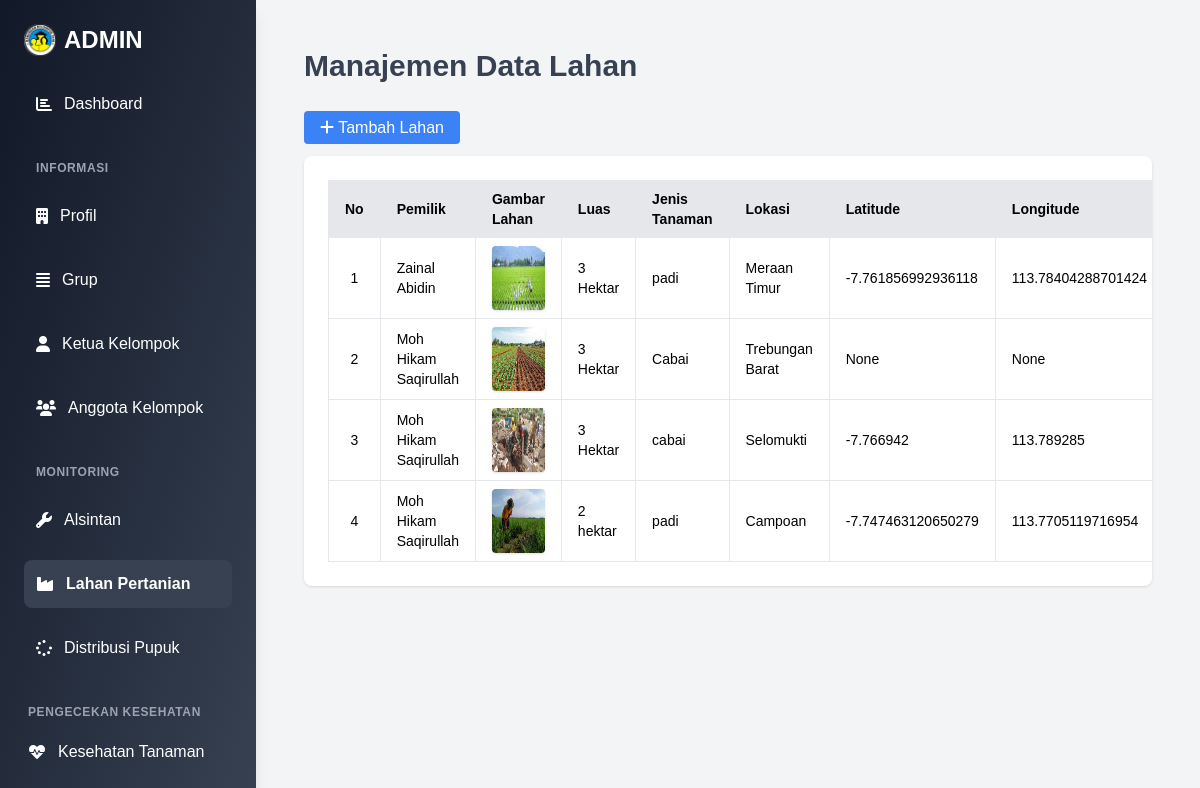
The app's page /administrator/lahan/, older data.
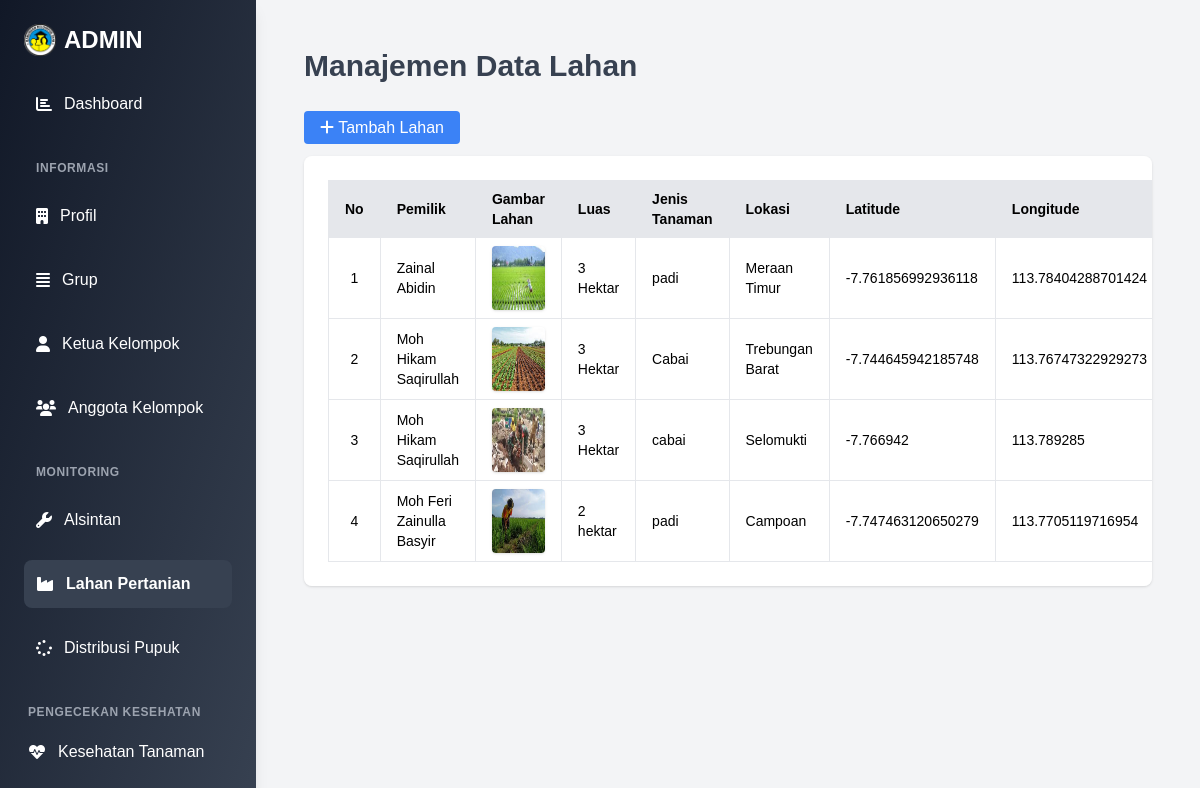
The same page, newer data.
### administrator/models.py (models this page shows, shortened)
class Lahan(models.Model):
    pemilik = models.ForeignKey(Petani, on_delete=models.CASCADE)
    gambar_lahan = models.ImageField(upload_to='gambar/lahan', blank=False, null=True)
    luas = models.CharField(max_length=20)
    jenis_tanaman = models.CharField(max_length=100)
    lokasi = models.CharField(max_length=100)
    latitude = models.FloatField(null=True, blank=True)
    longitude = models.FloatField(null=True, blank=True)
    tanggal_tanam = models.DateField(null=True, blank=True)
    tanggal_panen = models.DateField(null=True, blank=True)
    created_at = models.DateField(default=timezone.now)
    slug = models.SlugField(max_length=200,null=True,blank=True, unique=True)
    class Meta:
        verbose_name_plural ="Data Lahan"

class Petani(models.Model):
    grup = models.ForeignKey(Grup, on_delete=models.CASCADE, related_name='anggota')
    nama = models.CharField(max_length=100)
    nik = models.CharField(max_length=100, default="0000000000000000")
    no_hp = models.CharField(max_length=15)
    alamat = RichTextField(blank=True, null=True)
    created_at = models.DateField(default=timezone.now)
    slug = models.SlugField(max_length=200,null=True,blank=True, unique=True)
    class Meta:
        verbose_name_plural ="Data Petani"

### administrator/views.py (the view)
# urls.py: path('lahan/', views.lahanadmin, name='lahanadmin'),
def lahanadmin(request):
    lahan =  Lahan.objects.all()
    context = {
            "judul": "Data Lahan",
            "menu":"lahan",
            "lahan_list":lahan,
        }
    return render(request, 'lahanadmin.html', context)

### administrator/templates/lahanadmin.html (shortened to what this page needs)
{% extends "baseadmin.html" %}
{% load static %}
{% block content %}
<div class="overflow-x-auto flex-1 p-6 transition-all duration-200 ease-in-out">
    <header class="mb-8">
        <h1 class="text-3xl font-bold text-gray-700">Manajemen Data Lahan</h1>
    </header>
    <a href="{% url 'formlahanadmin' %}" class="bg-blue-500 text-white px-4 py-2 rounded hover:bg-blue-600">
        <i class="fas fa-plus"></i> Tambah Lahan
    </a>
    <div class="overflow-x-auto bg-white shadow rounded-lg p-6 mt-4">
        <table class="table-auto w-full border-collapse border border-gray-300 text-sm">
            <thead>
                <tr class="bg-gray-200 text-left">
                    <th class="px-4 py-2 border">No</th>
                    <th class="px-4 py-2 border">Pemilik</th>
                    <th class="px-4 py-2 border">Gambar Lahan</th>
                    <th class="px-4 py-2 border">Luas</th>
                    <th class="px-4 py-2 border">Jenis Tanaman</th>
                    <th class="px-4 py-2 border">Lokasi</th>
                    <th class="px-4 py-2 border">Latitude</th>
                    <th class="px-4 py-2 border">Longitude</th>
                </tr>
            </thead>
            <tbody>
                {% for lahan in lahan_list %}
                <tr class="hover:bg-gray-100">
                    <td class="px-4 py-2 border text-center">{{ forloop.counter }}</td>
                    <td class="px-4 py-2 border">{{ lahan.pemilik.nama }}</td>
                    <td class="px-4 py-2 border">
                        {% if lahan.gambar_lahan %}
                            <img src="{{ lahan.gambar_lahan.url }}" alt="Gambar" class="h-16 w-auto rounded shadow">
                        {% else %}
                            <span class="text-gray-400 italic">Tidak ada gambar</span>
                        {% endif %}
                    </td>
                    <td class="px-4 py-2 border">{{ lahan.luas }}</td>
                    <td class="px-4 py-2 border">{{ lahan.jenis_tanaman }}</td>
                    <td class="px-4 py-2 border">{{ lahan.lokasi|safe }}</td>
                    <td class="px-4 py-2 border">{{ lahan.latitude }}</td>
                    <td class="px-4 py-2 border">{{ lahan.longitude }}</td>
                </tr>
                {% empty %}
                <tr>
                    <td colspan="10" class="text-center px-4 py-2 border text-gray-500 italic">Belum ada data lahan.</td>
                </tr>
                {% endfor %}
            </tbody>
        </table>
    </div>
</div>
{% endblock content %}

Row changes from the older to the newer data that the page shows:
changed Lahan "Cabai": latitude "None" → "-7.744645942185748"; longitude "None" → "113.76747322929273"
changed Lahan "2 hektar": pemilik.nama "Moh Hikam Saqirullah" → "Moh Feri Zainulla Basyir"
